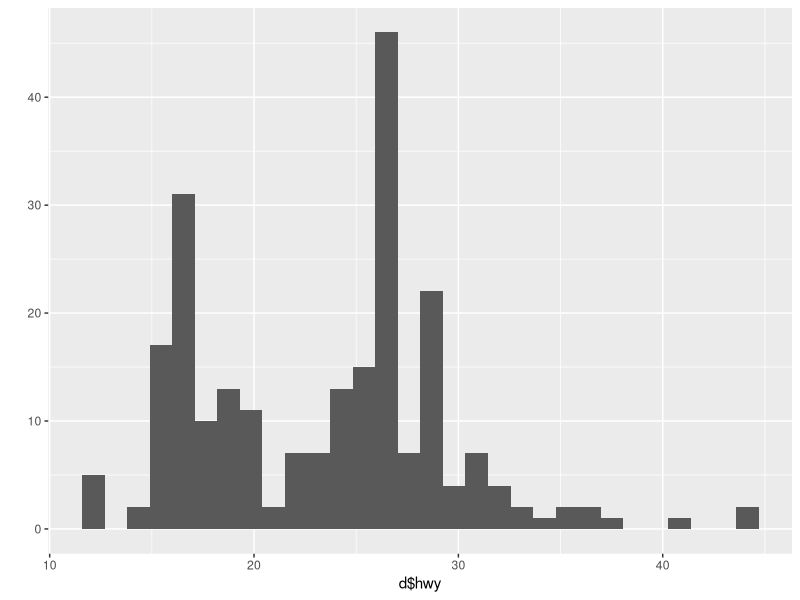
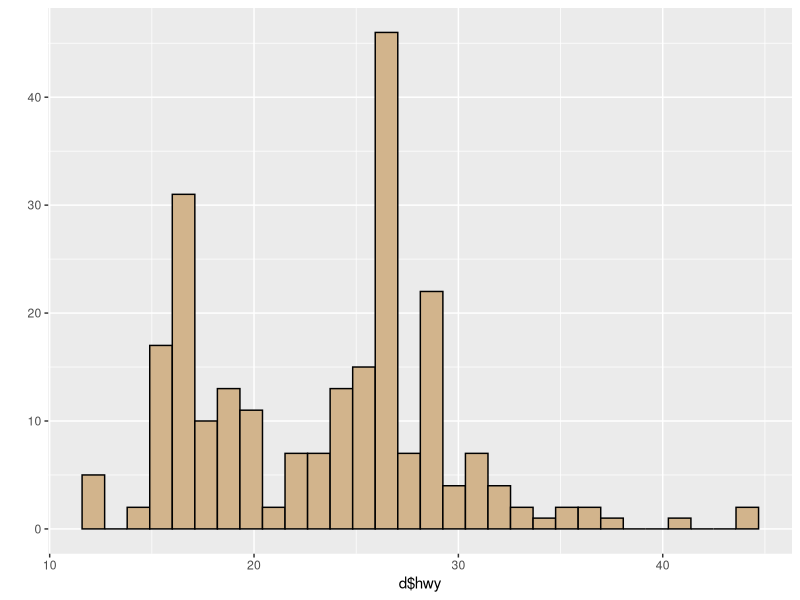
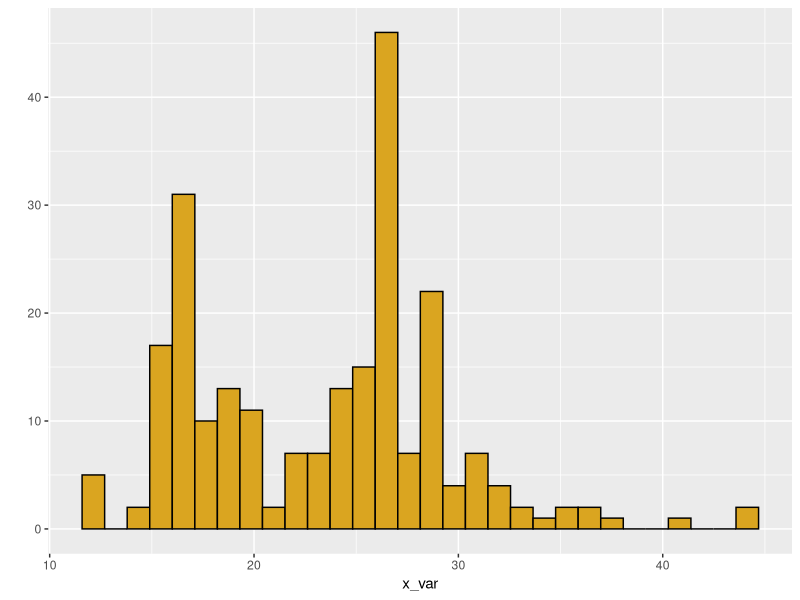
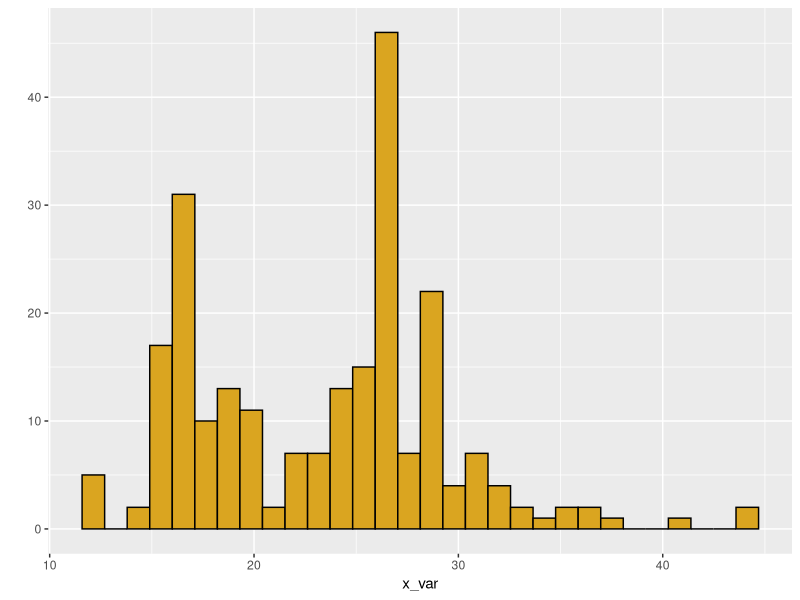
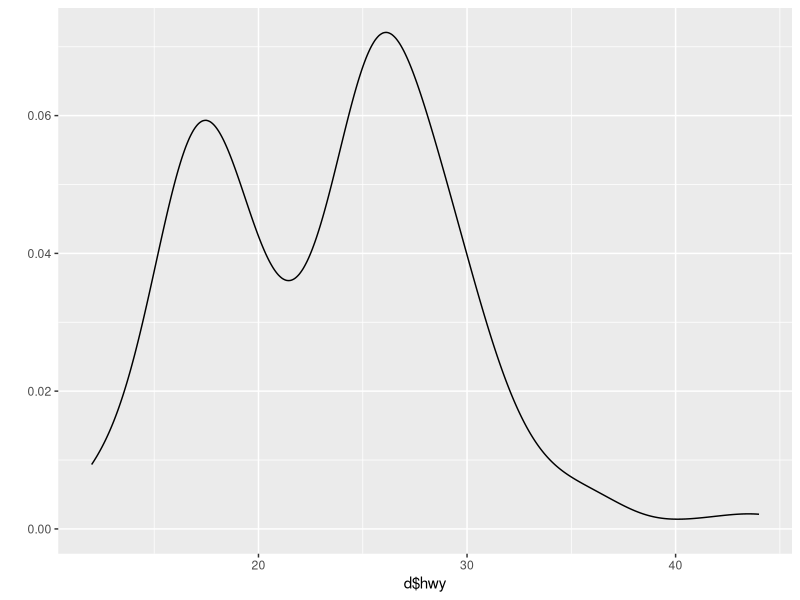
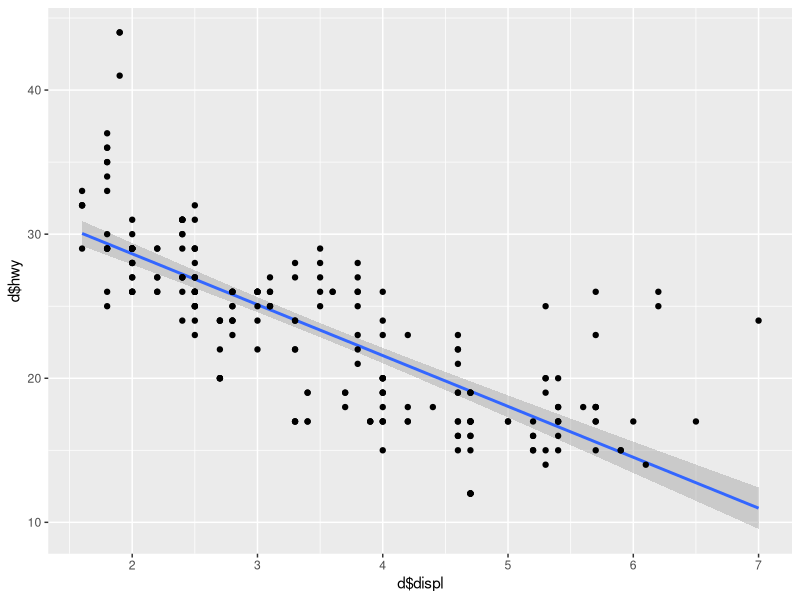
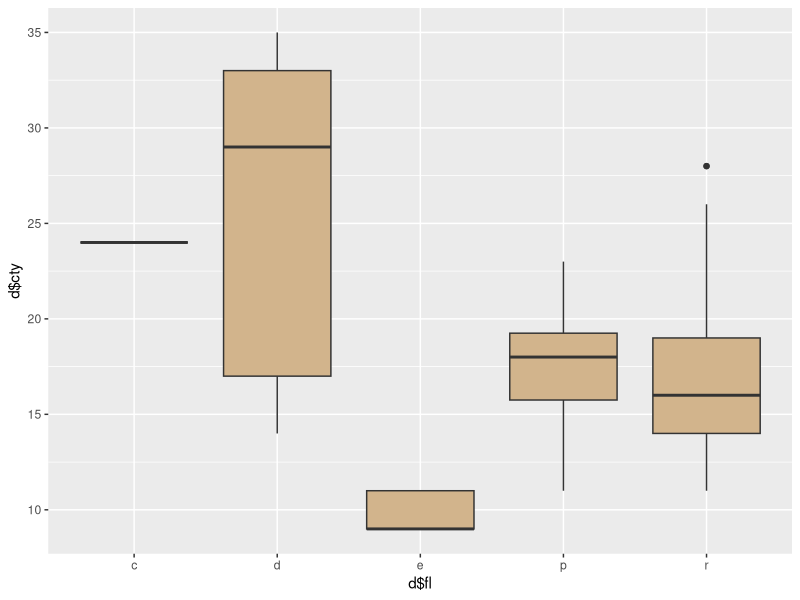
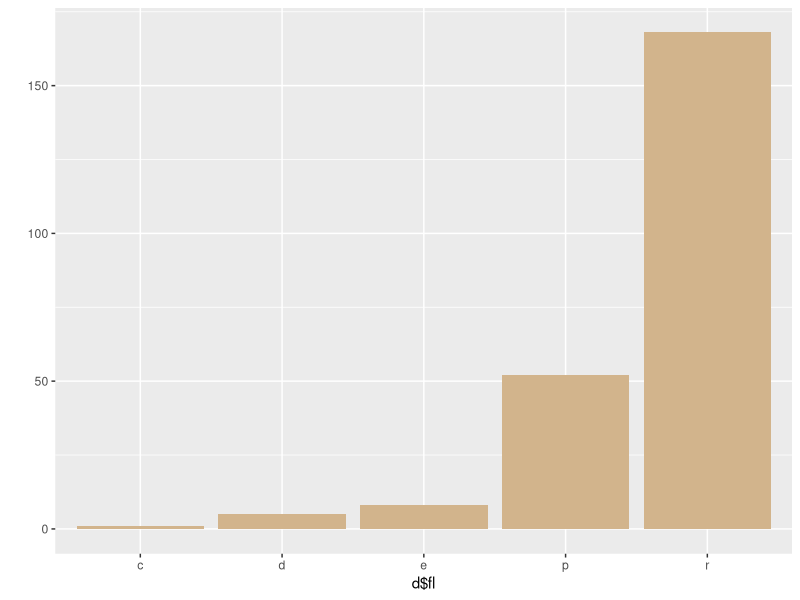

Generate these figures, in order, with R: (Note: this script raises an error after producing the figures.)
# --------------------------------------------------
# Basics of ggplot grammar and graphics
# 08 Apr 2020
# HH
# --------------------------------------------------
#

# 1. data (in a data frame)
# 2. aesthetic mapping (variables are mapped to an aesthetic)
# 3. geom (geometric object used to draw the layer; 
#    points, bars, polygons, etc.)
# 4. stat (raw data and transforms it for somehing useful
#    in a plot- like a confidence interval, etc.)
# 5. position (adjust points for overplotting) 
# 6. facet function

# template for ggplot components -------------------------------

# p1 <- ggplot(data= <DATA>,
#              mapping=aes(<MAPPING>)) +
#       <GEOM_FUNCTION(mapping=aes(<MAPPING),
#                       stat=<STAT>,
#                       position=<POSITION>) +
#       <COORDINATE_FUNCTION> +
#       <FACET_FUNCTION>
# print(p1)
# ggsave(plot=p1, filename="MyPlot",
#        width=5, height=3, units="in", device="pdf")

# Preliminaries -------------------------------

library(ggplot2)
library(ggthemes)
library(patchwork)
library(TeachingDemos)
char2seed("doubling time")

d <- mpg #use built in data set

str(d)

table(d$fl)

# fast plotting with qplot -------------------------------

# basic histogram
qplot(x=d$hwy)
#defaults to grayscale colors
qplot(x=d$hwy, fill=I("tan"), color=I("black"))


# make your own custom histogram function
my_histo <- function(x_var,fil, fil_col="goldenrod"){
  qplot(x=x_var,color=I("black"),fill=I(fil_col))
}

my_histo(d$hwy)
my_histo(d$hwy, "thistle")

# basic density plot
qplot(x=d$hwy,geom="density")

# basic scatter plot
qplot(x=d$displ,
      y=d$hwy,
      geom=c("smooth","point"),method="lm")

# basic boxplot
qplot(x=d$fl, y=d$cty, geom="boxplot", fill=I("tan"))

# basic barplot ("long format")
qplot(x=d$fl, geom="bar", fill=I("tan"))

# common mistake!!
qplot(x=d$fl,geom="bar",fill="tan") #this doesn't do what you want it to

# bar plot with specified counts or means ("short format")
x_treatment = c("Control","Low", "High")
y_response = c(12,2.5,22.9)
qplot(x=x_treatment, y=y_response, geom="col",
      fill=I(c("grey20", "grey50", "grey90")))

# basic curves and functions
my_vec <- seq(1,100,by=0.1)
head(my_vec)
my_fun <- function(x) sin(x) + 0.1*x

#built in function
qplot(x=my_vec,y=sin(my_vec),geom="line")

#density functin for stats
qplot(x=my_vec,y=dgamma(my_vec,shape=5,scale=3),geom="line")
qp

#user defined function
qplot(x=my_vec,y=my_fun(my_vec), geom="line") 

# Themes and fonts -------------------------------

p1 <- ggplot(data=d,
             mapping=aes(x=displ,y=cty)) +
      geom_point()
print(p1)

p1 + theme_classic()
p1 + theme_linedraw()
p1 + theme_dark()
p1 + theme_base()
p1 + theme_void()
p1 + theme_economist()
p1 + theme_bw()
p1 + theme_grey() #default theme for ggplot

# Major theme modifications -------------------------------

#changing the sizes of multiple factors at once
p1 + theme_classic(base_size=40)
p1 + theme_classic(base_family="serif")

# defaults: theme_Grey, base_size=16, base_family="Helvetica"

# default font families (Mac): Times, Arial, Monaco,
# Courier, Helvetica, serif, sans

# use coordinate_flip to invert entire plot

p2 <- ggplot(data=d,mapping=aes(x=fl, fill=fl)) +
      geom_bar()
print(p2)

p2 + coord_flip()

# Minor theme modifications -------------------------------

p1 <- ggplot(data=d,
             mapping=aes(x=displ,y=cty)) +
      geom_point(size=7,shape=21,
                 color="black",fill="steelBlue") +
      labs(title="My graph title here",
           subtitle="An extended subtitle that will print below the main title",
           x='My x axis label',
           y='My y axis label') +
      xlim(0,4) +
      ylim(0,20)
print(p1)
